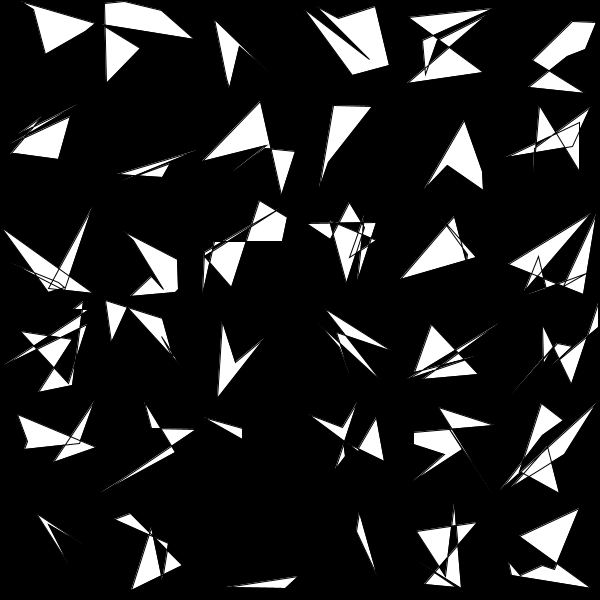
Frame 1 (no input)
Frame 60 (the mouse pressed at the canvas centre just before this capture): identical to frame 1, image omitted
Frame 120 (the mouse held since frame 60 and released just before this capture): identical to frame 1, image omitted

The Processing sketch that drew this single still picture (run headless with seeded random() and noise(); from frame 60 on, the mouse is pressed at the canvas centre):

// Processing sketch: ShapeGridDriver
// ── ShapeGridDriver.pde
/* ===================================
ShapeGridDriver (no changes)
=================================== */
int PATH = 0;
int POLYGON = 1;
int REGULAR = 2;
int MAX_SIZE = 100;
int MAX_POINTS = 12;

ShapeGrid g;

void setup() {
  size(600, 600);
  g = new ShapeGrid(6, 6, MAX_SIZE, MAX_POINTS);
  g.display();
}//setup

void draw() {
  background(0);
  g.display();
}//draw

void keyPressed() {
  if (key == ' ') {
    g.makeShapes();
  }
}//keyPressed

// ── PathShape.pde
/* ===================================
PathShape
This is mostly the class we have been
working on with the following changes:

New methods:
  boolean isValidShape()
  void setColor()
  String toString

Modified methods:
  Full parameter constructor
  display()
=================================== */
class PathShape {

  ArrayList<PVector> points;
  int numPoints;
  PVector corner;
  int shapeSize;
  color inside;
  float area;
  PVector centroid;

  /* ===================================
  Full Parameter Constructor

  Set instance vairables appropriately.
  Call makeRandomShape() and any other
  methods needed to set up a shape.

  New:
    Call setColor()
  =================================== */
  PathShape(int np, int cx, int cy, int ss) {
    numPoints = np;
    corner = new PVector(cx, cy);
    shapeSize = ss;
    inside = color(255 );
    points = new ArrayList<PVector>();
    area = 0;
    makeRandomShape();
    setArea();
    setCentroid();
  }

  /* ===================================
  Numpoints Constructor (no changes)

  Create a shape that takes up the whole
  screen with the provided number of points.
  =================================== */
  PathShape(int np) {
    this(np, 0, 0, width);
  }//num points constructor

  /* ===================================
  Default Constructor (no changes)

  Create a shape that takes up the whole
  screen with a random number of points.
  =================================== */
  PathShape() {
    this(int(random(3, 20)));
  }//default constructor


  /* ===================================
  isValidShape (NEW)

  Retrun true if the centroid is with the bounds
  of the shape, false otherwise.
  =================================== */
  boolean isValidShape() {
    return false;
  }//isValidShape

  /* ===================================
  setColor (NEW)

  Set color to cyan (0, 255, 255) if the
  shape is valid or magenta (255, 0, 255)
  otherwise.
  =================================== */
  void setColor() {
  }//setColor

  /* ===================================
  String toString (NEW)

  return "Pathshape" and the number of
  points.
  =================================== */
  String toString() {
    return "";
  }//toString

  /* ===================================
  display() (MODIFY)

  Draw the shape.

  New:
    Only draw the centroid if it is within
    the boundry of the shape object.

    Draw the result of toString at the top
    of the area that defines the shape.
    The string should be white and size 15.
  =================================== */
  void display() {
    fill(inside);
    // stroke(border);
    beginShape();
    for (int p=0; p < numPoints; p++) {
      vertex(points.get(p).x, points.get(p).y);
    }//loop over vertices
    endShape(CLOSE);

  }//display


  /* ===================================
  makeRandomShape (no changes)

  Create a shape of numPoints random points.
  =================================== */
  void makeRandomShape() {
    for (int p=0; p < numPoints; p++) {
      points.add( makeRandomPoint() );
    }
  }//makePoints

  /* ===================================
  makeRandomPoint (no changes)

  Return a random valid point for this shape.
  =================================== */
  PVector makeRandomPoint() {
    PVector newPoint = new PVector();
    newPoint.x = int(random(shapeSize)) + corner.x;
    newPoint.y = int(random(shapeSize)) + corner.y;
    return newPoint;
  }//makeRandomPoint

  /* ===================================
  setArea (no changes)

  Set area to the signed area of the shape.
  =================================== */
  void setArea() {
    area = 0;
    for (int p=0; p < numPoints; p++) {
      PVector p0 = points.get(p);
      PVector p1;
      if (p < numPoints - 1) {
        p1 = points.get(p+1);
      }
      else {
        p1 = points.get(0);
      }
      area+= (p0.x * p1.y) - (p1.x * p0.y);
    }//loop over points
    area = area/2;
  }//setArea

  /* ===================================
  setCentroid (no changes)

  Set the centroid of the shape.
  =================================== */
  void setCentroid() {
    float sumX = 0;
    float sumY = 0;
    for (int i=0; i < numPoints; i++) {
      PVector p0 = points.get(i);
      PVector p1;
      //use point 0 if at the end of the list.
      if (i == numPoints - 1) {
        p1 = points.get(0);
      }
      else {
        p1 = points.get(i+1);
      }
      sumX += (p0.x + p1.x) * ((p0.x * p1.y) - (p1.x * p0.y));
      sumY += (p0.y + p1.y) * ((p0.x * p1.y) - (p1.x * p0.y));
    }
    centroid = new PVector(sumX / (6*area), sumY / (6*area));
  }//setCentroid


}//PathShape

// ── Polygon.pde
/* ===================================
Polygon
This is mostly the class we have been
working on with with the following changes.

A Polygon is considered "Valid" if the distance
between its centroid and its center is less than
or equal to 10 pixels (check out the PVector
documentation for a useful method).

When drawn, we should see a 5 pixel large green
circle at the Polygon's center.

toString should return "Poylgon" and the number
of points.

Override the approrpiate methods to make thses
changes. Only add necessary code (do not rewrite
anything that is provided for you)
=================================== */

class Polygon extends PathShape {

  PVector center;
  int radius;

  Polygon(int np, int cx, int cy, int ss) {
    super(np, cx, cy, ss);
  }//Polygon

  void makeRandomShape() {

    radius = shapeSize/2;
    center = new PVector(corner.x + radius, corner.y + radius);

    for(int p=0; p < numPoints; p++) {
      float theta = radians((float(p)/numPoints) * 360);
      int r = int(random(radius));
      int x = int(r * cos(theta) + center.x);
      int y = int(r * sin(theta) +  center.y);
      points.add(new PVector(x, y));
    }//generate points loop
  }//makeRandomShape

}//Polygon

// ── RegularGon.pde
/* ===================================
RegularGon

A ReularGon is a Polygon but when the
points are generated they are all the
same distance from the center point.

The center should always be in the middle
of the square region defined by the
corner and shapeSize instance vairables.

Whem making a new RegularGon, the radius
should be a random number in the range
[20, shapeSize) divided by 2.

A valid RegularGon is once with an area
that is larger than (shapeSize^2)/4.

toString should return "Regulragon" and the
number of points.

Write the entire RegularGon class, only
overriding the necessary methods to create
a RegularGon as described above.
=================================== */

// ── ShapeGrid.pde
/*===========================
  ShapeGrid (small changes)

  Remove line 55
    type = PATH
    to enable random shapes.

  Uncomment line 64
    grid[r][c] = new RegularGon(np, x, y, shapeSize);
    Once you have created the RegularGon class.

  Stores a 2D array of PathShape Objects.

  Each individual PathShape can be a PathShape or
  an object that is a subclass of PathShape.

  You do not need to modify this class.
  =========================*/

class ShapeGrid {

  PathShape[][] grid; //the grid of PathShapes
  int shapeSize; //max size of each shape
  int maxPoints; //max points for each shape


  /*===========================
    Constructor

    Initializes the instance vairables, calls makeShapes()

    You do not need to modify this method.
    =========================*/
  ShapeGrid(int numRows, int numCols, int s, int mp) {
    grid = new PathShape[numRows][numCols];
    maxPoints = mp;
    shapeSize = s;
    makeShapes();
  }//constructor

  /*===========================
    makeShapes()

    Creates a new shape for each element in grid.

    The type of shape should be randomly chosen.
    =========================*/
  void makeShapes() {
    int x = 0;
    int y = 0;
    for (int r=0; r < grid.length; r++) {
      for (int c=0; c < grid[r].length; c++) {
        //println("making shape: " + r + " "  +  c);
        int type = int(random(3)); //select a random shape type, use the constants from ShapeDriver
        type = PATH;
        int np = int(random(3, maxPoints));
        if (type == PATH) {
          grid[r][c] = new PathShape(np, x, y, shapeSize);
        }//pathshape
        else if (type  == POLYGON) {
            grid[r][c] = new Polygon(np, x, y, shapeSize);
          }//polygon
        else if (type  == REGULAR) {
            //grid[r][c] = new RegularGon(np, x, y, shapeSize);
        }//regular polygon
        x+= shapeSize;
      }//cols
      y+= shapeSize;
      x = 0;
    }//rows
  }//makePathShapes

  void display() {
    for (int r=0; r < grid.length; r++) {
      for (int c=0; c < grid[r].length; c++) {
        grid[r][c].display();
      }
    }
  }//display

}//ShapeGrid

// ── Square.pde
/*===========================
  Square
  A Square is a RegularGon that must have exactly 4 sides.

  toString() should just return "Square"

  Write the entire Square class, only overriding the
  necessary methods to create a Square as described above,
  and using super appropriately.

  Read the comment at the top of ShapeGrid for an example
  of the requred constructor (line 15)
  =========================*/

// ── Triangle.pde
/*===========================
  Triangle
  A Triangle is a Polygon that must have exactly 3 sides.

  The centroid of a Triangle can be found by finding the
  average of the coordinates of its vertices. (i.e. the
  x coordinate of the centroid is the average of the
  x coordinates of each vertex...)

  A valid Triangle is one whose area is greater than 10.

  toString() should just return "Triangle"

  Write the entire Triangle class, only overriding the
  necessary methods to create a Triangle as described above,
  and using super appropriately.

  Read the comment at the top of ShapeGrid for an example
  of the requred constructor (line 12)
  =========================*/
